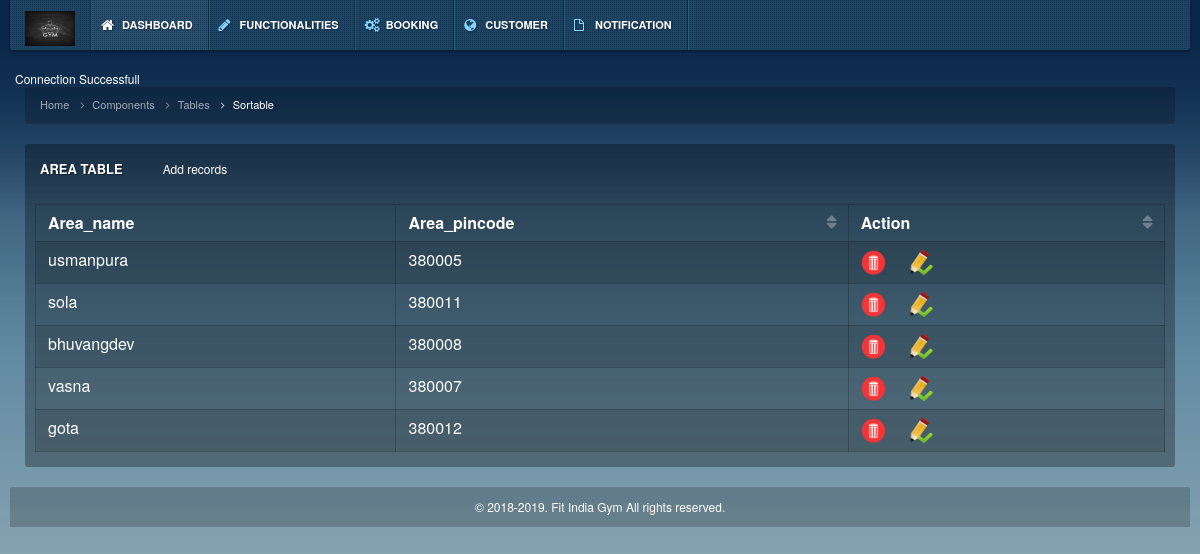
The page /admin/area_tbl.php on the database its author committed.
### tables this page shows
CREATE TABLE `area` (
  `Area_id` int(11) NOT NULL,
  `Area_name` varchar(15) NOT NULL,
  `Area_pincode` int(6) NOT NULL
);

### admin/area_tbl.php (the view, shortened to what this page needs)
<?php
include("header.php");
?>
<?php
	require_once('../config/connection.php')?>
<!DOCTYPE html>
<html lang="en">
<head>
    <link href="css/stylesheets.css" rel="stylesheet" type="text/css">
</head>
<body class="bg-img-num1">
    <div class="container">
        <div class="row">
            <div class="col-md-12">
                <ol class="breadcrumb">
                    <li><a href="#">Home</a></li>
                    <li><a href="#">Components</a></li>
                    <li><a href="#">Tables</a></li>
                    <li class="active">Sortable</li>
                </ol>
            </div>
        </div>
        <div class="row">
            <div class="col-md-12">
                <div class="block">
                    <div class="header">
                        <h2>Area Table</h2>
						<span><a href="area_ins.php"> Add records </a> </span>
                    </div>
                    <div class="content">
                        <table cellpadding="0" cellspacing="0" width="100%" class="table table-bordered table-striped sortable_default">
                            <thead>
	 <th> 	Area_name </th>
	<th> 	Area_pincode </th>
	<th> Action	 </th>
                            </thead>
                            <tbody>
                                		<?php
												$sql="Select * from area";
												$result=mysqli_query($conn,$sql);
												while($row = mysqli_fetch_array($result))
												{
													echo "<tr>";
												echo "<td>" . $row['Area_name'] . "</td>";
												echo "<td>" . $row['Area_pincode'] . "</td>";
								                echo "<td> <a href=\"delete_area.php?id=$row[Area_id]\"><img
												src=\"img/delete2.png\"   height='25'/> </a> &nbsp; &nbsp;
												<a href=\"area_update.php?id=$row[Area_id]&name=$row[Area_name]\"><img
												src=\"img/edit1.png\"   height='25'/> </a></td>";
												echo "</tr>";
												}
												?>
                            </tbody>
                        </table>
                    </div>
                </div>
            </div>
        </div>
    </div>
</body>
</html>
<?php
include("footer.php");
?>

### admin/css/stylesheet.css (style rules this page uses)
html { height: 100%; min-height: 100%; }
body { background: url('../img/background/bg_num1.jpg') left top repeat-x #082648; font-family: 'Helvetica Neue', 'Helvetica', Arial, sans-serif; color: #FFF; height: 100%; min-height: 100%; font-size: 12px; }
a { color: #FFF; outline: 0 !important; }
.container { max-width: none !important; width: 100%; }
[class^='col-xs-'], [class^='col-sm-'], [class^='col-md-'], [class^='col-lg-'] { position: relative;min-height: 1px;padding-left: 10px;padding-right: 10px; }
.block .user .info .informer, .block .head h2, .block .header h2, .block .head-panel .hp-info { text-shadow: 1px 1px 1px rgba(0,0,0,0.5); }
.block > div:first-child { -moz-border-top-left-radius: 3px; -webkit-border-top-left-radius: 3px; border-top-left-radius: 3px; -moz-border-top-right-radius: 3px; -webkit-border-top-right-radius: 3px; border-top-right-radius: 3px; }
.block > div:last-child { -moz-border-bottom-left-radius: 3px; -webkit-border-bottom-left-radius: 3px; border-bottom-left-radius: 3px; -moz-border-bottom-right-radius: 3px; -webkit-border-bottom-right-radius: 3px; border-bottom-right-radius: 3px; }
.block { margin-bottom: 20px; float: left; width: 100%; position: relative; }
.block .header, .block .content, .block .footer, .block .toolbar, .block .header.header-default, .block .content.content-default, .block .toolbar.toolbar-default, .block .footer.footer-defaut { background: rgba(0,0,0,0.3); float: left; width: 100%; }
.block .header, .block .footer, .block .toolbar { padding: 10px; }
.block .header { padding: 10px 15px; }
.block .header h2, .block .head h2 { font-size: 13px; color: #FFF; padding: 0px; margin: 0px; display: block; float: left; text-transform: uppercase; font-weight: bold; }
.block .content { padding: 10px; }
.block .footer, .block .header, .block .toolbar, .block .head,.block .header h2, .block .head h2 { line-height: 30px; }
h2 { font-size: 23px; }
h1,h2,h3,h4,h5,h6 { margin-top: 0px; margin-bottom: 10px; }
.table { margin-bottom: 0px; }
.table thead>tr>th,.table thead>tr>th, .table tbody>tr>th, .table tfoot>tr>th, .table thead>tr>td, .table tbody>tr>td, .table tfoot>tr>td, .table-bordered, .table-bordered>thead>tr>th, .table-bordered>tbody>tr>th, .table-bordered>tfoot>tr>th, .table-bordered>thead>tr>td, .table-bordered>tbody>tr>td, .table-bordered>tfoot>tr>td { border-color: rgba(0,0,0,0.2); line-height: 20px; padding-left: 12px; padding-right: 12px; }
.table thead>tr>th { border-bottom: 0px; }
.table-striped>tbody>tr:nth-child(odd) { background: none; }
.table-striped>tbody>tr:nth-child(odd)>td, .table-striped>tbody>tr:nth-child(odd)>th { background: rgba(0,0,0,0.1); }
.breadcrumb { background: rgba(0,0,0,0.2); color: #FFF; padding: 10px 15px; font-size: 11px; }
.breadcrumb > li+li:before { content: "\f105"; font-family: 'FontAwesome'; padding: 0px 8px; }
.breadcrumb > li { color: #FFF; opacity: 0.6; filter: alpha(opacity=60); }
.breadcrumb > li.active { opacity: 1; filter: alpha(opacity=100); color: #FFF; }
.dataTable { float: left; border-bottom: 1px solid #DAE1E8; margin-bottom: 5px; }
.sorting_desc,.sorting_asc,.sorting { position: relative; cursor: pointer; }
.sorting:before,.sorting_desc:before,.sorting_asc:before { float: right; font-family: 'FontAwesome'; opacity: 0.9; filter: alpha(opacity=90); }
.sorting:before { content: "\f0dc"; opacity: 0.3; filter: alpha(opacity=30); }

### admin/css/backgrounds.css (style rules this page uses)
.bg-img-num1 { background: url('../img/background/bg_num1.jpg') left top repeat-x #082648; }

### rows shown on the page
area: Area_name "usmanpura", Area_pincode "380005"
area: Area_name "sola", Area_pincode "380011"
area: Area_name "bhuvangdev", Area_pincode "380008"
area: Area_name "vasna", Area_pincode "380007"
area: Area_name "gota", Area_pincode "380012"
